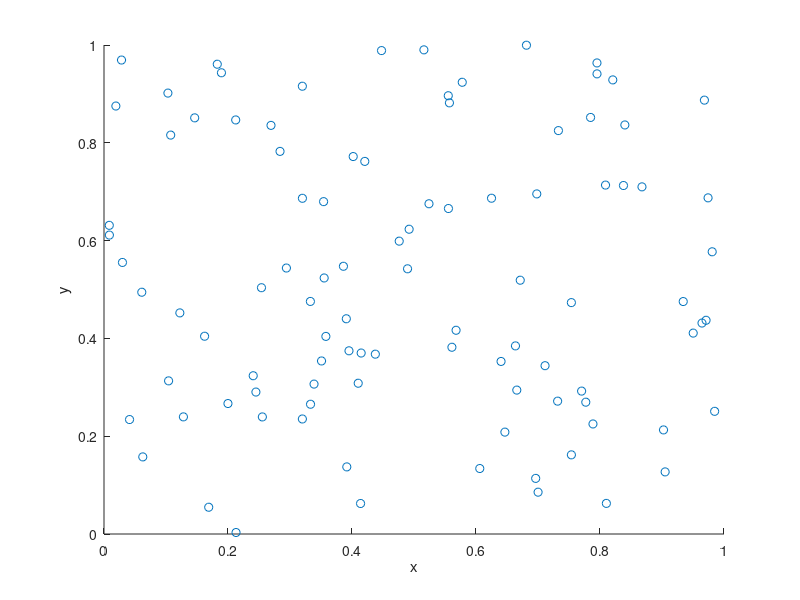

Write MATLAB code to recreate this figure.
% Simulate a Poisson point process on a rectangle.
% Author: H. Paul Keeler, 2018.
% Website: hpaulkeeler.com
% Repository: github.com/hpaulkeeler/posts
% For more details, see the post:
% hpaulkeeler.com/poisson-point-process-simulation/

%Simulation window parameters
xMin=0;
xMax=1;
yMin=0;
yMax=1;
%rectangle dimensions
xDelta=xMax-xMin;
yDelta=yMax-yMin; 
areaTotal=xDelta*yDelta; %area of rectangle
 
%Point process parameters
lambda=100; %intensity (ie mean density) of the Poisson process
 
%Simulate Poisson point process
numbPoints=poissrnd(areaTotal*lambda);%Poisson number of points
xx=xDelta*(rand(numbPoints,1))+xMin;%x coordinates of binomial points
yy=yDelta*(rand(numbPoints,1))+yMin;%y coordinates of binomial points
 
%Plotting
scatter(xx,yy);
xlabel('x');ylabel('y');
